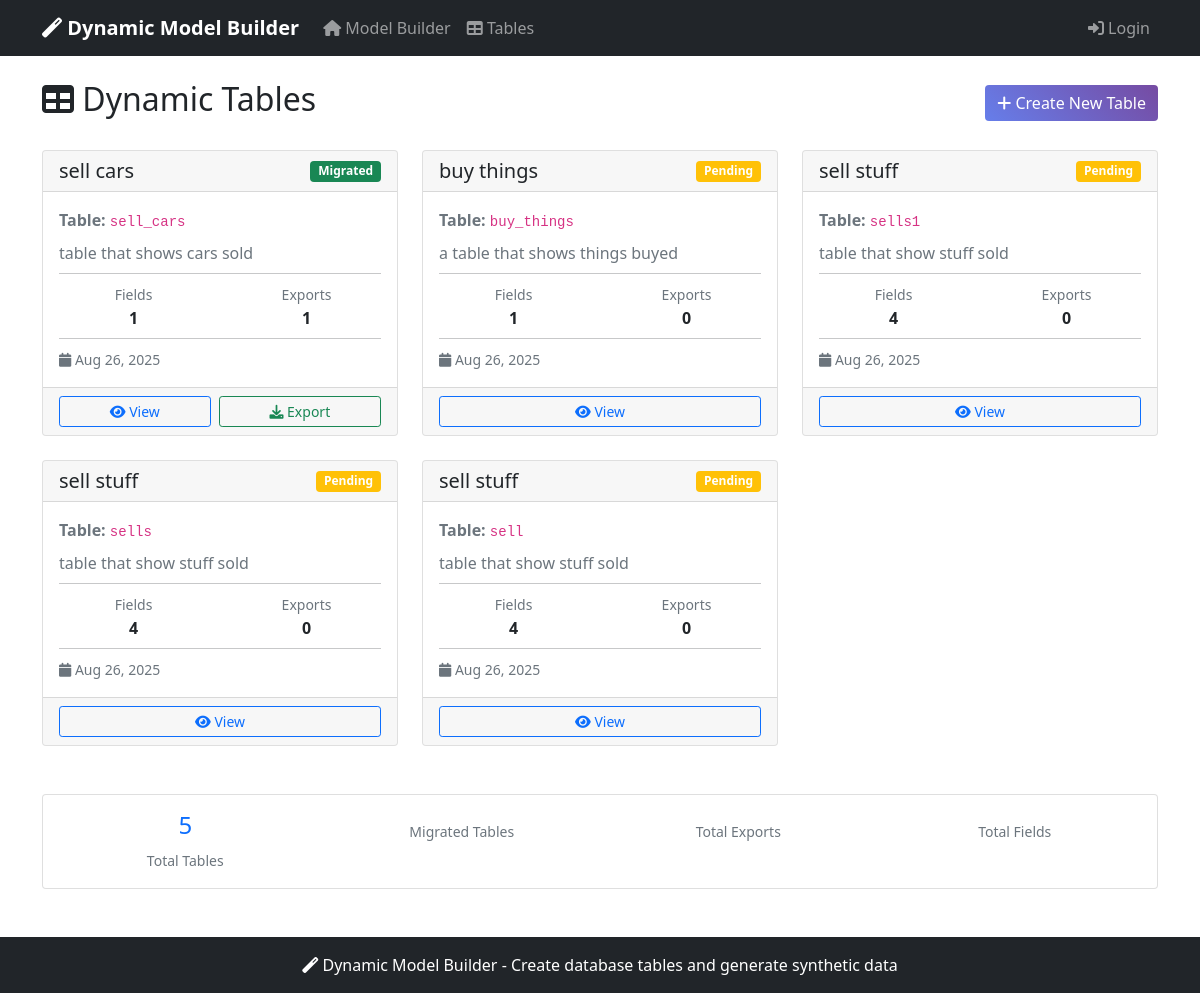
Page /tables/ on the earlier database version.
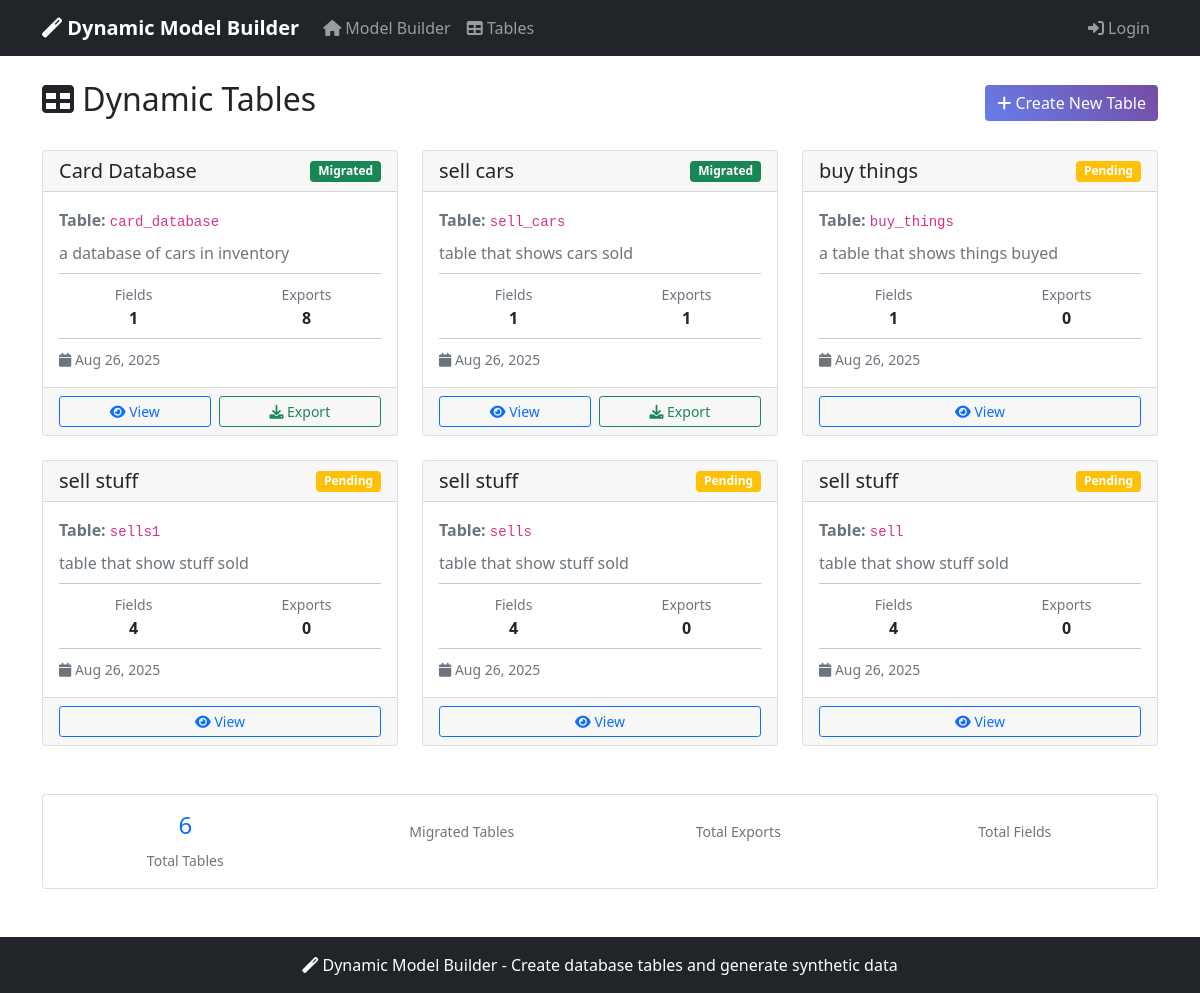
Same page on the later database version.
### data_generator/models.py (models this page shows, shortened)
class DynamicTableDefinition(models.Model):
    table_name = models.CharField(max_length=100, unique=True)
    display_name = models.CharField(max_length=200)
    description = models.TextField(blank=True)
    fields_definition = models.JSONField(help_text="JSON containing field definitions")
    created_at = models.DateTimeField(auto_now_add=True)
    updated_at = models.DateTimeField(auto_now=True)
    is_migrated = models.BooleanField(default=False)
    migration_file = models.CharField(max_length=255, blank=True)
    class Meta:
        ordering = ['-created_at']

### data_generator/views.py (the view)
# urls.py: path('tables/', views.dynamic_table_list, name='dynamic_table_list'),
def dynamic_table_list(request):
    tables = DynamicTableDefinition.objects.all().order_by('-created_at')
    paginator = Paginator(tables, 10)
    page_number = request.GET.get('page')
    page_obj = paginator.get_page(page_number)
    context = {'page_obj': page_obj}
    return render(request, 'data_generator/dynamic_table_list.html', context)

### data_generator/templates/data_generator/dynamic_table_list.html (shortened to what this page needs)
{% extends 'data_generator/base.html' %}
{% block content %}
<div class="d-flex justify-content-between align-items-center mb-4">
    <h2><i class="fas fa-table"></i> Dynamic Tables</h2>
    <a href="{% url 'home' %}" class="btn btn-primary">
        <i class="fas fa-plus"></i> Create New Table
    </a>
</div>
{% if page_obj %}
    <div class="row">
        {% for table in page_obj %}
            <div class="col-md-6 col-lg-4 mb-4">
                <div class="card h-100">
                    <div class="card-header d-flex justify-content-between align-items-center">
                        <h5 class="mb-0">{{ table.display_name }}</h5>
                        {% if table.is_migrated %}
                            <span class="badge bg-success">Migrated</span>
                        {% else %}
                            <span class="badge bg-warning">Pending</span>
                        {% endif %}
                    </div>
                    <div class="card-body">
                        <p class="text-muted mb-2">
                            <strong>Table:</strong> <code>{{ table.table_name }}</code>
                        </p>
                        <p class="text-muted mb-2">{{ table.description|truncatechars:80 }}</p>
                        <hr class="my-2">
                        <div class="row text-center">
                            <div class="col-6">
                                <small class="text-muted">Fields</small><br>
                                <strong>{{ table.fields_definition|length }}</strong>
                            </div>
                            <div class="col-6">
                                <small class="text-muted">Exports</small><br>
                                <strong>{{ table.exports.count }}</strong>
                            </div>
                        </div>
                        <hr class="my-2">
                        <small class="text-muted">
                            <i class="fas fa-calendar"></i> {{ table.created_at|date:"M d, Y" }}
                        </small>
                    </div>
                    <div class="card-footer">
                        <div class="d-flex gap-2">
                            <a href="{% url 'dynamic_table_detail' table.id %}" class="btn btn-outline-primary btn-sm flex-fill">
                                <i class="fas fa-eye"></i> View
                            </a>
                            {% if table.is_migrated %}
                                <a href="{% url 'dynamic_table_detail' table.id %}#generate" class="btn btn-outline-success btn-sm flex-fill">
                                    <i class="fas fa-download"></i> Export
                                </a>
                            {% endif %}
                        </div>
                    </div>
                </div>
            </div>
        {% endfor %}
    </div>
    <div class="row mt-4">
        <div class="col-md-12">
            <div class="card">
                <div class="card-body">
                    <div class="row text-center">
                        <div class="col-md-3">
                            <h4 class="text-primary">{{ page_obj.paginator.count }}</h4>
                            <small class="text-muted">Total Tables</small>
                        </div>
                        <div class="col-md-3">
                            <small class="text-muted">Migrated Tables</small>
                        </div>
                        <div class="col-md-3">
                            <small class="text-muted">Total Exports</small>
                        </div>
                        <div class="col-md-3">
                            <small class="text-muted">Total Fields</small>
                        </div>
                    </div>
                </div>
            </div>
        </div>
    </div>
{% endif %}
{% endblock %}

### data_generator/templates/data_generator/base.html (shortened to what this page needs)
<!DOCTYPE html>
<html lang="en">
<head>
    <link href="https://cdn.jsdelivr.net/npm/bootstrap@5.1.3/dist/css/bootstrap.min.css" rel="stylesheet">
    <link href="https://cdnjs.cloudflare.com/ajax/libs/font-awesome/6.0.0/css/all.min.css" rel="stylesheet">
</head>
<body>
    <nav class="navbar navbar-expand-lg navbar-dark bg-dark">
        <div class="container">
            <a class="navbar-brand" href="{% url 'home' %}">
                <i class="fas fa-magic"></i> Dynamic Model Builder
            </a>
            <div class="collapse navbar-collapse" id="navbarNav">
                <ul class="navbar-nav me-auto">
                    <li class="nav-item">
                        <a class="nav-link" href="{% url 'home' %}">
                            <i class="fas fa-home"></i> Model Builder
                        </a>
                    </li>
                    <li class="nav-item">
                        <a class="nav-link" href="{% url 'dynamic_table_list' %}">
                            <i class="fas fa-table"></i> Tables
                        </a>
                    </li>
                </ul>
                <ul class="navbar-nav">
                    {% if user.is_authenticated %}
                        <li class="nav-item dropdown">
                            <a class="nav-link dropdown-toggle" href="#" role="button" data-bs-toggle="dropdown">
                                <i class="fas fa-user"></i> {{ user.username }}
                            </a>
                            <ul class="dropdown-menu">
                                <li><a class="dropdown-item" href="{% url 'admin:index' %}">Admin</a></li>
                                <li><a class="dropdown-item" href="{% url 'admin:logout' %}">Logout</a></li>
                            </ul>
                        </li>
                    {% else %}
                        <li class="nav-item">
                            <a class="nav-link" href="{% url 'admin:login' %}">
                                <i class="fas fa-sign-in-alt"></i> Login
                            </a>
                        </li>
                    {% endif %}
                </ul>
            </div>
        </div>
    </nav>
    <main class="container my-4">
        {% block content %}
        {% endblock %}
    </main>
    <footer class="bg-dark text-white text-center py-3 mt-5">
        <div class="container">
            <p class="mb-0">
                <i class="fas fa-magic"></i> Dynamic Model Builder - Create database tables and generate synthetic data
            </p>
        </div>
    </footer>
</body>
</html>

### data_generator/templates/data_generator/base.html (style rules this page uses)
.navbar-brand { font-weight: bold; }
.btn-primary { background: linear-gradient(45deg, #667eea 0%, #764ba2 100%); border: none; }

Differences in the rows shown:
added DynamicTableDefinition: display_name "Card Database", is_migrated "Migrated", table_name "card_database", description "a database of cars in inventory", fields_definition|length "1", exports.count "8", created_at "Aug 26, 2025"
Other differences:
{{ page_obj.paginator.count }}: "5" → "6"
